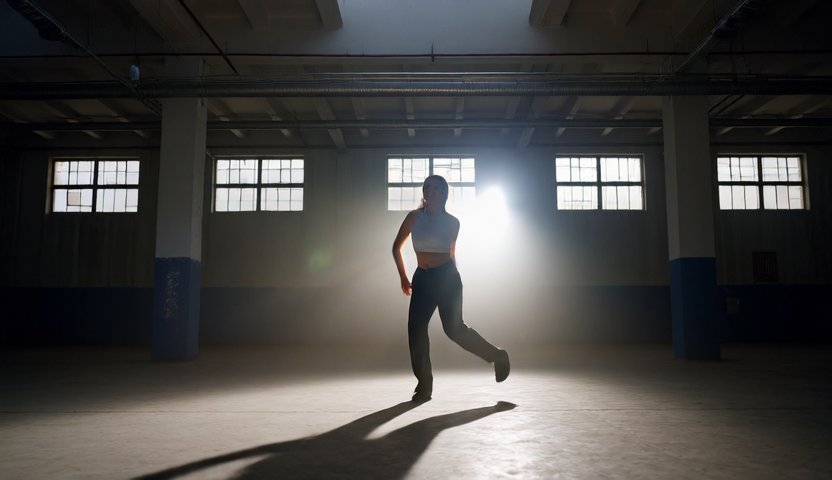
#> input picture results/h100-sxm-2026-07-24/frames/frame_full_kv3_s5_first.png, 832 x 480 px, given as the content of the folder sults/h100-sxm-2026-07-24/frames/frame_full_kv3_s5_first.png, which was not available
$ python find_grey.py results/h100-sxm-2026-07-24/frames/frame_full_kv3_s5_first.png
#> lines starting #> are read from the running program, lines starting #| are printed output that depends on the picture; pictures that were not available may be replaced by others from this repository, and a replacement may not be noted
"""Locates the transient grey collapses, and which block they fall in.

Report from watching the clips. The 12 frame context clip has two short moments where
everything goes slightly grey and recovers, the 6 frame clip has one, and the 3 frame clip
was not mentioned. The frequency rising with the window is the interesting part.

Measures mean saturation and contrast per frame, finds the dips, and converts frame index
into block index.

Method note that cost a wrong conclusion here. Counting events against a threshold RELATIVE
to each clip's own distribution does not compare clips, because a stable clip flags a
shallow dip and an unstable one hides a deep one. The comparable measure is absolute, how
far the worst frame falls below the median and what fraction of the clip sits below 85
percent of it.

Run:
  python find_grey.py results_n/clip_a results_n/clip_b
"""
import sys, json
from pathlib import Path
import numpy as np
from PIL import Image

def analyze(clip_dir):
    frames = sorted(Path(clip_dir).glob("f*.png"))
    sat, con, lum = [], [], []
    for p in frames:
        a = np.asarray(Image.open(p).convert("RGB"), dtype=np.float32) / 255.0
        mx, mn = a.max(axis=2), a.min(axis=2)
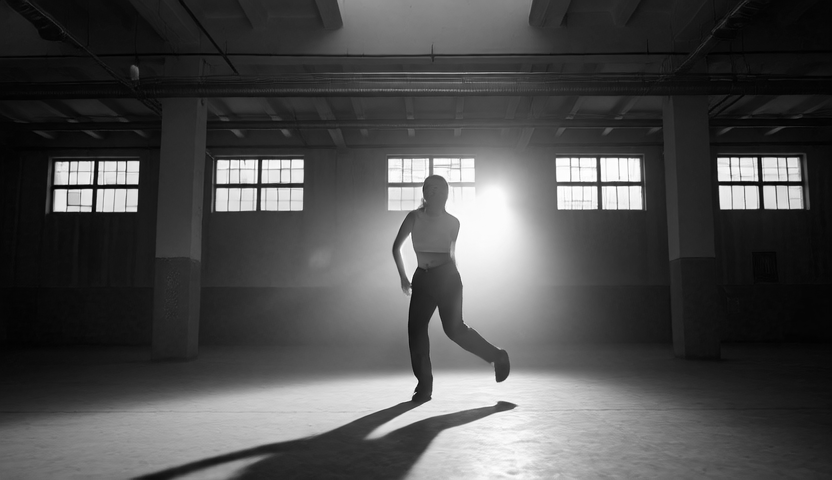
#> mx: shape (480, 832) float32; min 0, max 1, mean 0.302
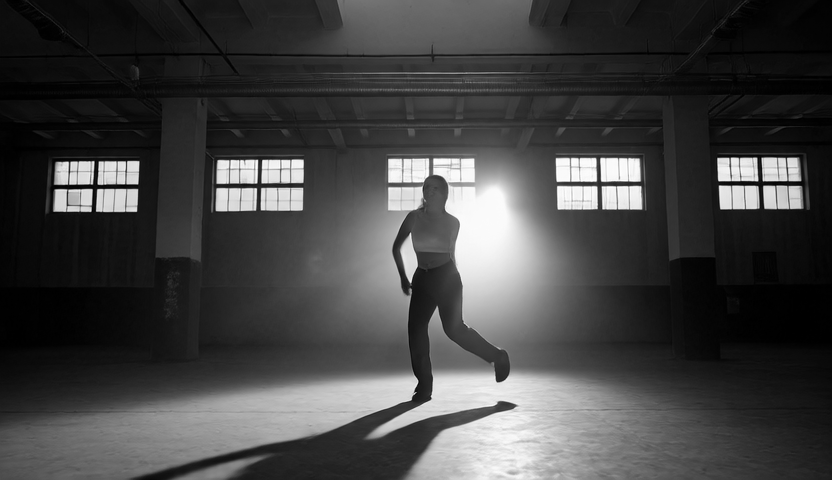
#> mn: shape (480, 832) float32; min 0, max 1, mean 0.265
        s = np.where(mx > 0, (mx - mn) / np.maximum(mx, 1e-6), 0.0)
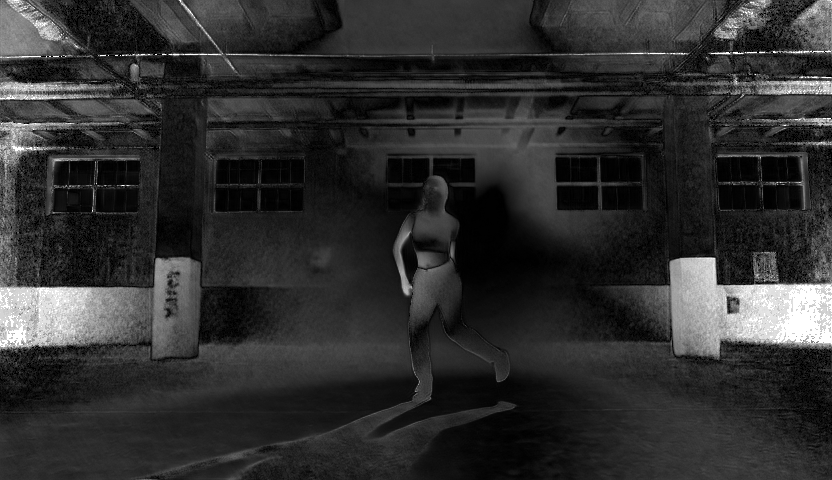
#> s: shape (480, 832) float32; min 0, max 1, mean 0.185
        y = 0.299 * a[..., 0] + 0.587 * a[..., 1] + 0.114 * a[..., 2]
        sat.append(float(s.mean())); con.append(float(y.std())); lum.append(float(y.mean()))
    return np.array(sat), np.array(con), np.array(lum), len(frames)

def dips(v, k=2.5):
    """indices onde v cai k desvios abaixo da mediana. Criterio RELATIVO ao proprio
    clip, so it locates the event and does NOT compare clips against each other."""
    med, sd = np.median(v), v.std()
    return [i for i, x in enumerate(v) if x < med - k * sd]

def depth(v, frac=0.85):
    """Medida ABSOLUTA, comparavel entre clipes: quanto o pior frame cai em relacao a
    median, and what fraction of the clip sits below `frac` of it. Counting events with a
    relative threshold misleads, because a stable clip flags a shallow dip and an unstable
    one hides a deep one."""
    med = float(np.median(v))
    return {"queda_max_pct": round(100 * (med - float(v.min())) / med, 1),
            "frames_abaixo_de_85pct": int((v < frac * med).sum()),
            "fracao_abaixo_de_85pct": round(float((v < frac * med).mean()), 4)}

def runs(idx):
    """agrupa indices consecutivos em intervalos"""
    out = []
    for i in idx:
        if out and i == out[-1][1] + 1:
            out[-1][1] = i
        else:
            out.append([i, i])
    return out

RES = {}
for d in sys.argv[1:]:
    sat, con, lum, n = analyze(d)
#> sat = [0.185]; con = [0.263]; lum = [0.285]; n = 1
    name = Path(d).name
    ds, dc = dips(sat), dips(con)
#> in dips, `med, sd = np.median(v), v.std()`: med = 0.185; sd = 0
#> ds = []; dc = []
    both = sorted(set(ds) & set(dc))
#> both = []
    RES[name] = {
        "frames": n,
        "sat_mediana": round(float(np.median(sat)), 4),
        "sat_min": round(float(sat.min()), 4),
        "con_mediana": round(float(np.median(con)), 4),
        "con_min": round(float(con.min()), 4),
        "quedas_saturacao": runs(ds),
        "quedas_contraste": runs(dc),
        "quedas_nas_duas": runs(both),
        "profundidade_contraste": depth(con),
        "profundidade_saturacao": depth(sat),
    }
#> in depth, `med = float(np.median(v))`: med = 0.263
    # bloco: o bloco 0 entrega 9 frames (descarta 3), os demais 12
    def blk(f):
        return 0 if f < 9 else 1 + (f - 9) // 12
    RES[name]["blocos_das_quedas"] = sorted({blk(f) for f in both})
    print(name, json.dumps(RES[name], indent=1), flush=True)
#> (printed output is left out)

Path("results_qkv/grey.json").write_text(json.dumps(RES, indent=1))
print("DONE", flush=True)

$ run again, on results/h100-sxm-2026-07-24/frames/frame_kv3_s4_first.png
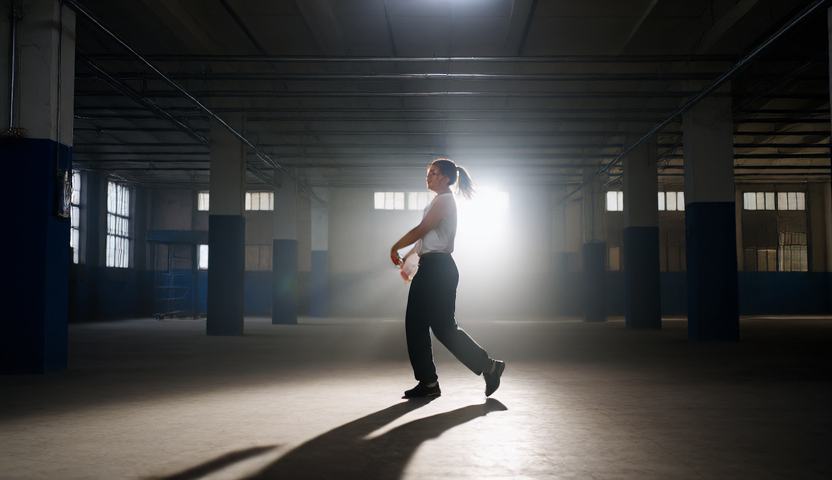
#> input picture results/h100-sxm-2026-07-24/frames/frame_kv3_s4_first.png, 832 x 480 px, given as the content of the folder results/h100-sxm-2026-07-24/frames/frame_kv3_s4_first.png, which was not available
#> in analyze, `mx, mn = a.max(axis=2), a.min(axis=2)`:
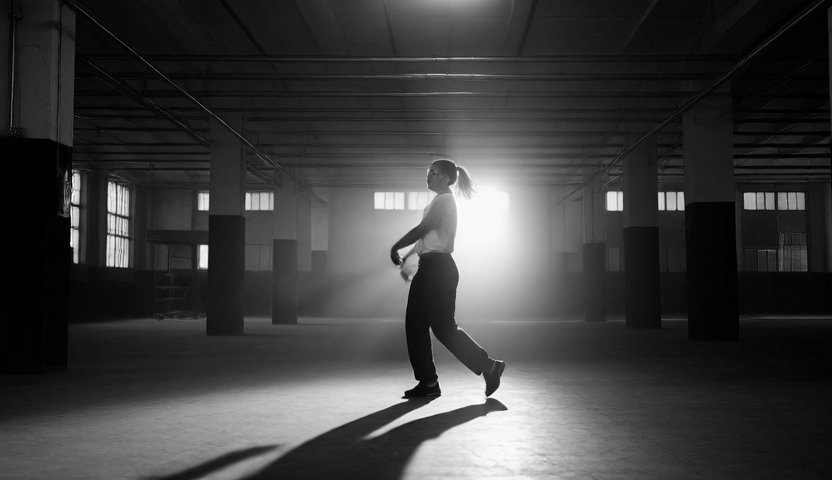
#> mn: shape (480, 832) float32; min 0, max 1, mean 0.242
#> in analyze, `s = np.where(mx > 0, (mx - mn) / np.maximum(mx, 1e-6), 0.0)`:
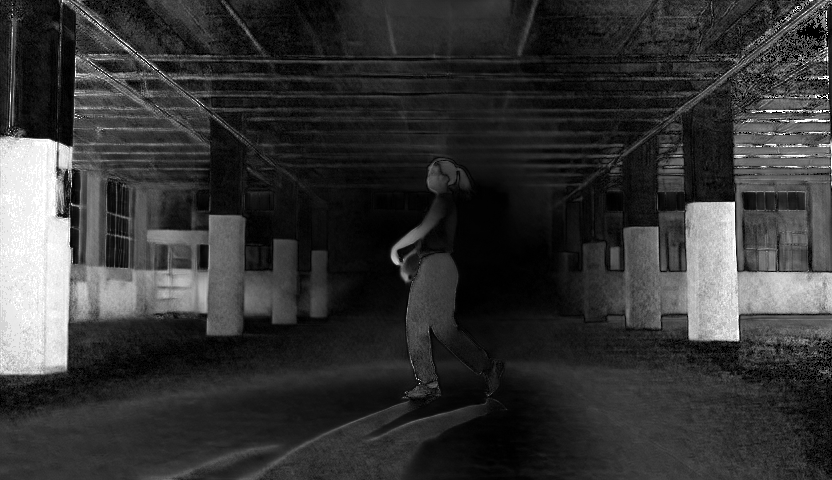
#> s: shape (480, 832) float32; min 0, max 1, mean 0.208
#> sat = [0.208]; con = [0.242]; lum = [0.261]; n = 1
#> in dips, `med, sd = np.median(v), v.std()`: med = 0.208; sd = 0
#> ds = []
#> in depth, `med = float(np.median(v))`: med = 0.242
#> (printed output is left out)

$ run again, on results/h100-sxm-2026-07-24/frames/frame_kv3_s4_last.png
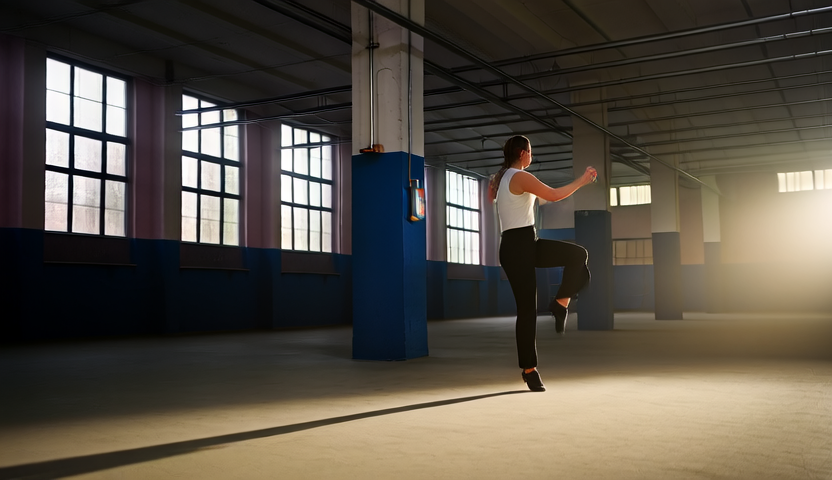
#> input picture results/h100-sxm-2026-07-24/frames/frame_kv3_s4_last.png, 832 x 480 px, given as the content of the folder results/h100-sxm-2026-07-24/frames/frame_kv3_s4_last.png, which was not available
#> in analyze, `s = np.where(mx > 0, (mx - mn) / np.maximum(mx, 1e-6), 0.0)`:
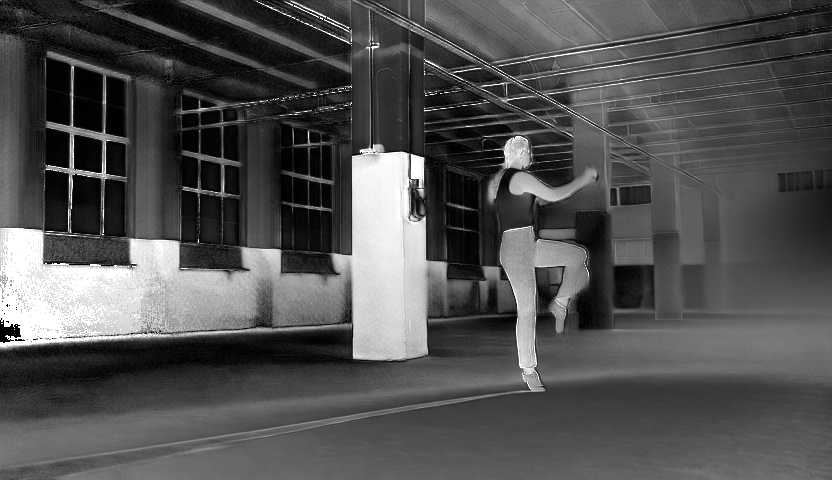
#> s: shape (480, 832) float32; min 0, max 1, mean 0.32
#> in analyze, `y = 0.299 * a[..., 0] + 0.587 * a[..., 1] + 0.114 * a[..., 2]`:
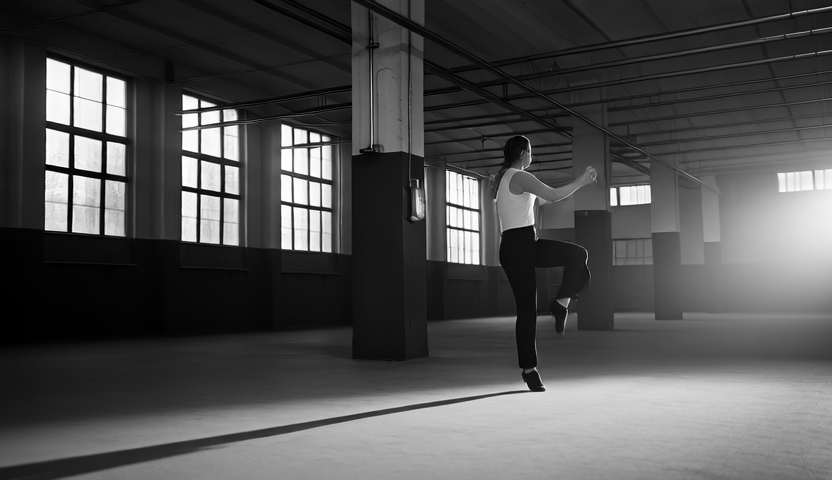
#> y: shape (480, 832) float32; min 0, max 1, mean 0.318
#> sat = [0.32]; con = [0.268]; lum = [0.318]; n = 1
#> in dips, `med, sd = np.median(v), v.std()`: med = 0.32; sd = 0
#> ds = []
#> in depth, `med = float(np.median(v))`: med = 0.268
#> (printed output is left out)

$ run again, on results/h100-sxm-2026-07-24/frames/frame_kv3_s4_seed43_first.png
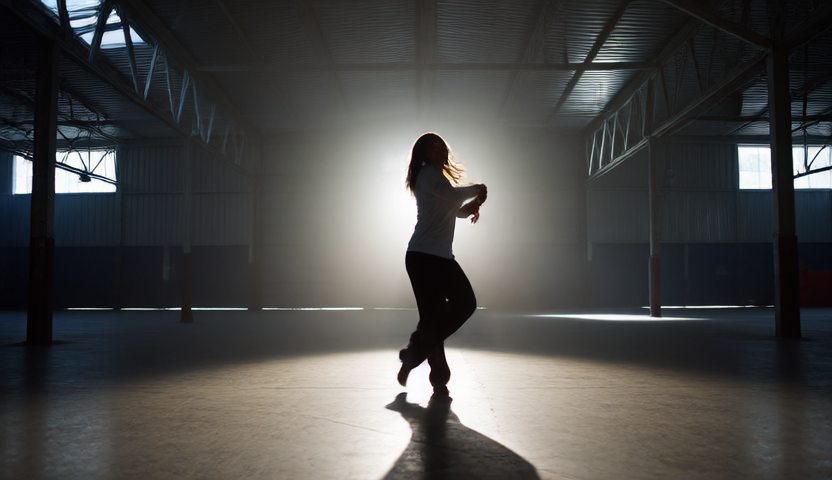
#> input picture results/h100-sxm-2026-07-24/frames/frame_kv3_s4_seed43_first.png, 832 x 480 px, given as the content of the folder lts/h100-sxm-2026-07-24/frames/frame_kv3_s4_seed43_first.png, which was not available
#> in analyze, `mx, mn = a.max(axis=2), a.min(axis=2)`:
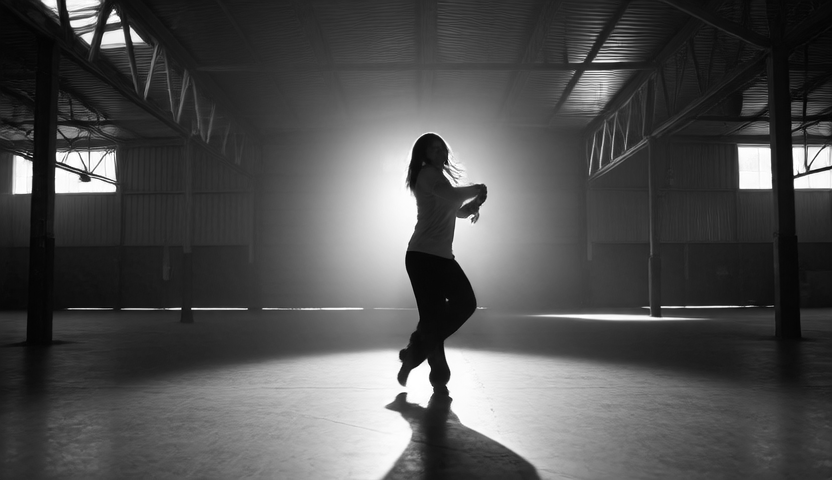
#> mx: shape (480, 832) float32; min 0.00392, max 1, mean 0.312
#> in analyze, `s = np.where(mx > 0, (mx - mn) / np.maximum(mx, 1e-6), 0.0)`:
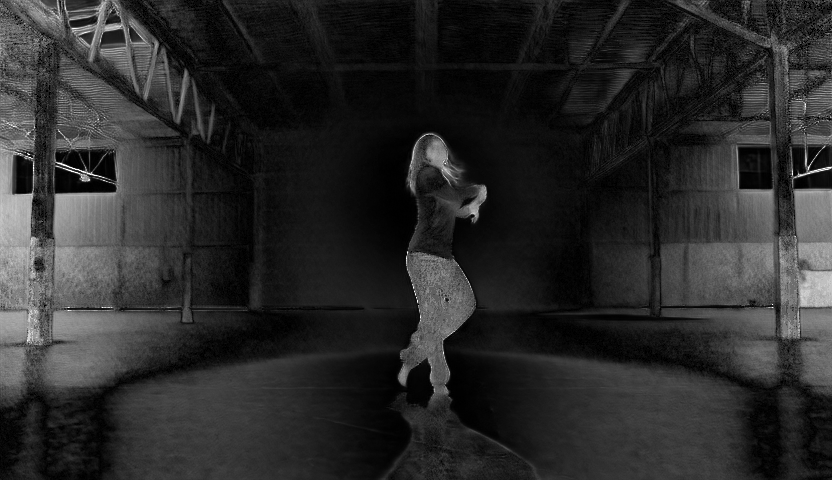
#> s: shape (480, 832) float32; min 0, max 1, mean 0.167
#> sat = [0.167]; con = [0.246]; lum = [0.295]; n = 1
#> in dips, `med, sd = np.median(v), v.std()`: med = 0.167; sd = 0
#> ds = []
#> in depth, `med = float(np.median(v))`: med = 0.246
#> (printed output is left out)
